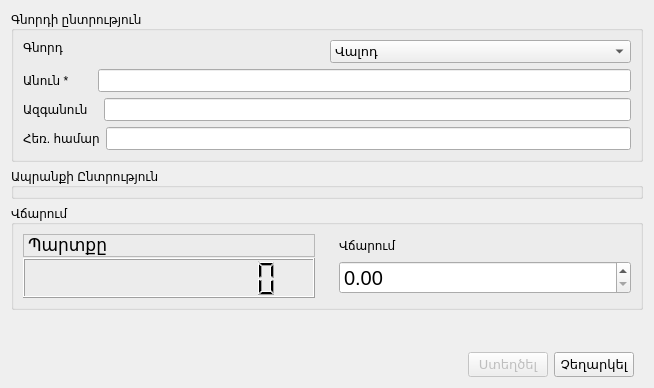
<?xml version="1.0" encoding="UTF-8"?>
<ui version="4.0">
 <class>NewDealUI</class>
 <widget class="QDialog" name="NewDealUI">
  <property name="geometry">
   <rect>
    <x>0</x>
    <y>0</y>
    <width>654</width>
    <height>388</height>
   </rect>
  </property>
  <property name="sizePolicy">
   <sizepolicy hsizetype="Fixed" vsizetype="Preferred">
    <horstretch>0</horstretch>
    <verstretch>0</verstretch>
   </sizepolicy>
  </property>
  <property name="windowTitle">
   <string>Նոր գործարք</string>
  </property>
  <property name="windowIcon">
   <iconset resource="farmmanager.qrc">
    <normaloff>:/FarmManager/Resources/transactions3.png</normaloff>:/FarmManager/Resources/transactions3.png</iconset>
  </property>
  <property name="modal">
   <bool>true</bool>
  </property>
  <layout class="QVBoxLayout" name="verticalLayout_6">
   <item>
    <widget class="QGroupBox" name="gboxCustomer">
     <property name="title">
      <string>Գնորդի ընտրություն</string>
     </property>
     <layout class="QVBoxLayout" name="verticalLayout_4">
      <item>
       <layout class="QVBoxLayout" name="verticalLayout_3">
        <item>
         <layout class="QHBoxLayout" name="horizontalLayout_7">
          <item>
           <widget class="QLabel" name="label">
            <property name="text">
             <string>Գնորդ    </string>
            </property>
            <property name="alignment">
             <set>Qt::AlignLeading|Qt::AlignLeft|Qt::AlignTop</set>
            </property>
           </widget>
          </item>
          <item>
           <widget class="QComboBox" name="cbxCustomer">
            <property name="font">
             <font>
              <pointsize>10</pointsize>
             </font>
            </property>
            <item>
             <property name="text">
              <string>Վալոդ</string>
             </property>
            </item>
            <item>
             <property name="text">
              <string>Աշոտ</string>
             </property>
            </item>
            <item>
             <property name="text">
              <string>Դիվանի</string>
             </property>
            </item>
            <item>
             <property name="text">
              <string>Թելման</string>
             </property>
            </item>
           </widget>
          </item>
         </layout>
        </item>
        <item>
         <widget class="QWidget" name="wOtherCustomer" native="true">
          <property name="enabled">
           <bool>true</bool>
          </property>
          <layout class="QVBoxLayout" name="verticalLayout_2">
           <property name="margin">
            <number>0</number>
           </property>
           <item>
            <layout class="QVBoxLayout" name="verticalLayout">
             <item>
              <layout class="QHBoxLayout" name="horizontalLayout_4">
               <item>
                <layout class="QHBoxLayout" name="horizontalLayout">
                 <item>
                  <widget class="QLabel" name="lblFirstName">
                   <property name="text">
                    <string>Անուն *       </string>
                   </property>
                   <property name="wordWrap">
                    <bool>false</bool>
                   </property>
                  </widget>
                 </item>
                </layout>
               </item>
               <item>
                <widget class="QLineEdit" name="editFirstName">
                 <property name="font">
                  <font>
                   <family>MS Shell Dlg 2</family>
                   <pointsize>10</pointsize>
                   <weight>50</weight>
                   <bold>false</bold>
                  </font>
                 </property>
                 <property name="maxLength">
                  <number>20</number>
                 </property>
                </widget>
               </item>
              </layout>
             </item>
             <item>
              <layout class="QHBoxLayout" name="horizontalLayout_5">
               <item>
                <layout class="QHBoxLayout" name="horizontalLayout_2">
                 <item>
                  <widget class="QLabel" name="lblLastName">
                   <property name="text">
                    <string>Ազգանուն   </string>
                   </property>
                  </widget>
                 </item>
                </layout>
               </item>
               <item>
                <widget class="QLineEdit" name="editLastName">
                 <property name="font">
                  <font>
                   <pointsize>10</pointsize>
                  </font>
                 </property>
                 <property name="maxLength">
                  <number>20</number>
                 </property>
                 <property name="frame">
                  <bool>true</bool>
                 </property>
                </widget>
               </item>
              </layout>
             </item>
             <item>
              <layout class="QHBoxLayout" name="horizontalLayout_6">
               <item>
                <layout class="QHBoxLayout" name="horizontalLayout_3">
                 <item>
                  <widget class="QLabel" name="label_3">
                   <property name="text">
                    <string>Հեռ. համար</string>
                   </property>
                  </widget>
                 </item>
                </layout>
               </item>
               <item>
                <widget class="QLineEdit" name="editPhone">
                 <property name="font">
                  <font>
                   <pointsize>10</pointsize>
                  </font>
                 </property>
                 <property name="maxLength">
                  <number>30</number>
                 </property>
                </widget>
               </item>
              </layout>
             </item>
            </layout>
           </item>
          </layout>
         </widget>
        </item>
       </layout>
      </item>
     </layout>
    </widget>
   </item>
   <item>
    <widget class="QGroupBox" name="gbxItemSelection">
     <property name="title">
      <string>Ապրանքի Ընտրություն</string>
     </property>
    </widget>
   </item>
   <item>
    <widget class="QGroupBox" name="groupBox">
     <property name="title">
      <string>Վճարում</string>
     </property>
     <layout class="QVBoxLayout" name="verticalLayout_5">
      <item>
       <layout class="QGridLayout" name="gridLayout">
        <property name="horizontalSpacing">
         <number>24</number>
        </property>
        <property name="verticalSpacing">
         <number>1</number>
        </property>
        <item row="0" column="0">
         <widget class="QLabel" name="label_6">
          <property name="font">
           <font>
            <pointsize>13</pointsize>
           </font>
          </property>
          <property name="frameShape">
           <enum>QFrame::StyledPanel</enum>
          </property>
          <property name="frameShadow">
           <enum>QFrame::Raised</enum>
          </property>
          <property name="text">
           <string>Պարտքը</string>
          </property>
         </widget>
        </item>
        <item row="0" column="1">
         <widget class="QLabel" name="label_2">
          <property name="text">
           <string>Վճարում</string>
          </property>
         </widget>
        </item>
        <item row="1" column="0">
         <widget class="QLCDNumber" name="lcdDebt">
          <property name="minimumSize">
           <size>
            <width>100</width>
            <height>40</height>
           </size>
          </property>
          <property name="font">
           <font>
            <pointsize>8</pointsize>
           </font>
          </property>
          <property name="frameShape">
           <enum>QFrame::Box</enum>
          </property>
          <property name="frameShadow">
           <enum>QFrame::Raised</enum>
          </property>
          <property name="smallDecimalPoint">
           <bool>true</bool>
          </property>
          <property name="numDigits">
           <number>10</number>
          </property>
          <property name="digitCount">
           <number>10</number>
          </property>
          <property name="mode">
           <enum>QLCDNumber::Dec</enum>
          </property>
          <property name="segmentStyle">
           <enum>QLCDNumber::Filled</enum>
          </property>
          <property name="value" stdset="0">
           <double>0.000000000000000</double>
          </property>
         </widget>
        </item>
        <item row="1" column="1">
         <widget class="QDoubleSpinBox" name="sbxPay">
          <property name="font">
           <font>
            <pointsize>15</pointsize>
           </font>
          </property>
          <property name="wrapping">
           <bool>false</bool>
          </property>
          <property name="accelerated">
           <bool>true</bool>
          </property>
          <property name="maximum">
           <double>999999999.990000009536743</double>
          </property>
          <property name="singleStep">
           <double>100.000000000000000</double>
          </property>
         </widget>
        </item>
       </layout>
      </item>
     </layout>
    </widget>
   </item>
   <item>
    <spacer name="verticalSpacer">
     <property name="orientation">
      <enum>Qt::Vertical</enum>
     </property>
     <property name="sizeHint" stdset="0">
      <size>
       <width>20</width>
       <height>40</height>
      </size>
     </property>
    </spacer>
   </item>
   <item>
    <layout class="QHBoxLayout" name="horizontalLayout_8" stretch="0,0,0">
     <property name="leftMargin">
      <number>9</number>
     </property>
     <property name="topMargin">
      <number>9</number>
     </property>
     <property name="rightMargin">
      <number>9</number>
     </property>
     <property name="bottomMargin">
      <number>0</number>
     </property>
     <item>
      <spacer name="horizontalSpacer">
       <property name="orientation">
        <enum>Qt::Horizontal</enum>
       </property>
       <property name="sizeHint" stdset="0">
        <size>
         <width>40</width>
         <height>20</height>
        </size>
       </property>
      </spacer>
     </item>
     <item>
      <widget class="QPushButton" name="btnCreateDeal">
       <property name="enabled">
        <bool>false</bool>
       </property>
       <property name="font">
        <font>
         <pointsize>10</pointsize>
        </font>
       </property>
       <property name="text">
        <string>Ստեղծել</string>
       </property>
       <property name="icon">
        <iconset resource="farmmanager.qrc">
         <normaloff>:/FarmManager/Resources/transactions3.png</normaloff>:/FarmManager/Resources/transactions3.png</iconset>
       </property>
       <property name="iconSize">
        <size>
         <width>25</width>
         <height>25</height>
        </size>
       </property>
      </widget>
     </item>
     <item>
      <widget class="QPushButton" name="btnCancel">
       <property name="font">
        <font>
         <pointsize>10</pointsize>
        </font>
       </property>
       <property name="text">
        <string>Չեղարկել</string>
       </property>
       <property name="icon">
        <iconset resource="farmmanager.qrc">
         <normaloff>:/FarmManager/Resources/cancel.png</normaloff>:/FarmManager/Resources/cancel.png</iconset>
       </property>
       <property name="iconSize">
        <size>
         <width>25</width>
         <height>25</height>
        </size>
       </property>
      </widget>
     </item>
    </layout>
   </item>
  </layout>
 </widget>
 <resources>
  <include location="farmmanager.qrc"/>
 </resources>
 <connections>
  <connection>
   <sender>btnCancel</sender>
   <signal>clicked()</signal>
   <receiver>NewDealUI</receiver>
   <slot>reject()</slot>
   <hints>
    <hint type="sourcelabel">
     <x>584</x>
     <y>361</y>
    </hint>
    <hint type="destinationlabel">
     <x>646</x>
     <y>350</y>
    </hint>
   </hints>
  </connection>
 </connections>
</ui>
